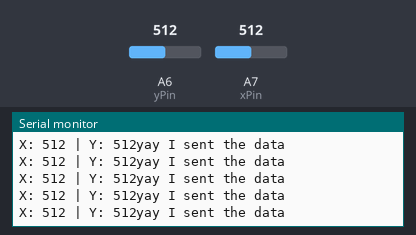
A sketch run on a simulated Arduino Nano, built with avr-gcc and run on an emulated ATmega328P. On the bench: the last lines printed to the serial monitor. Inputs (shaded band) come from the test bench; at power-on: A6 (yPin) = 512, A7 (xPin) = 512. No radio packets arrive unless stated.

Above: at 1.2 s.
1.3 s: A6 (yPin) set to 11
At 2.3 s:
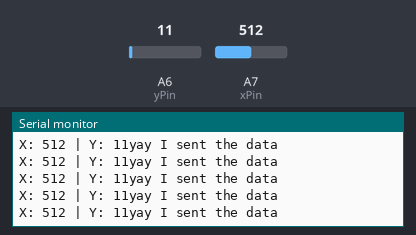
4.3 s: A6 (yPin) set to 8
At 5.3 s:
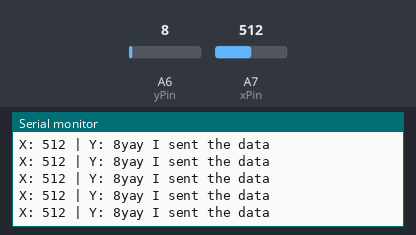
Timing chart, 0 to 7.3 s (numbered marks = the images above; inputs shaded):
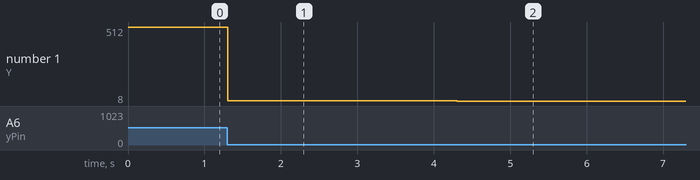

The sketch:

strandbeest_emitter.ino
```cpp
#include <SPI.h>
#include "RF24.h" //using rf24 library by TMRH20, Go here for the wiring setup https://tmrh20.github.io/RF24/

byte addresses[][6] = {"1Node", "2Node"}; //radio stuff, if you want to learn more about he radio go here https://tmrh20.github.io/RF24/
RF24 radio(7, 8);//radio stuff
int yPin = A6; //pin of the joystick y axis
int xPin = A7; // pin of the joystick x axis
//int buttonPin = 5; //pin for the button of the joystick (not currently supported)
struct dataStruct { //we put the varaible in a structure for sending it easily
  int xPosition;
  int yPosition;
  //int buttonState = 0; // button of the joystick (not currently supported)
} myData;

void setup() {

  Serial.begin(115200);
  radio.begin();//radio stuff
  radio.setPALevel(RF24_PA_HIGH);//radio stuff
  radio.openWritingPipe(addresses[0]);//radio stuff
  radio.openReadingPipe(1, addresses[0]); //radio stuff
  pinMode(xPin, INPUT); //joystick
  pinMode(yPin, INPUT);
  //pinMode(buttonPin, INPUT_PULLUP); // button of the joystick (not currently supported)
}

void loop() {
  myData.xPosition = analogRead(xPin); //reads the joystick
  myData.yPosition = analogRead(yPin);
  //myData.buttonState =! digitalRead(buttonPin); // button of the joystick (not currently supported)


  Serial.print("X: "); //for debugging
  Serial.print(myData.xPosition);

  Serial.print(" | Y: ");
  Serial.print(myData.yPosition);
  //Serial.print(" | button: "); // button of the joystick (not currently supported)
  //Serial.println(myData.buttonState); // button of the joystick (not currently supported)


  if (!radio.write( &myData, sizeof(myData) )) {
    Serial.println(F("sorry failed to send the data")); //don't know why, he always says sorry... However it still sends the data. Strange but works :)

  } else {
    Serial.println(F("yay I sent the data"));


  }
}
```

Measured:
- after the input at 1.3 s, the serial monitor: prints a new line at once (image 1)
- after the input at 4.3 s, the serial monitor: prints a new line at once (image 2)
- plotted number 1: 512 → 11 after the input at 1.3 s, 11 → 8 after the input at 4.3 s
